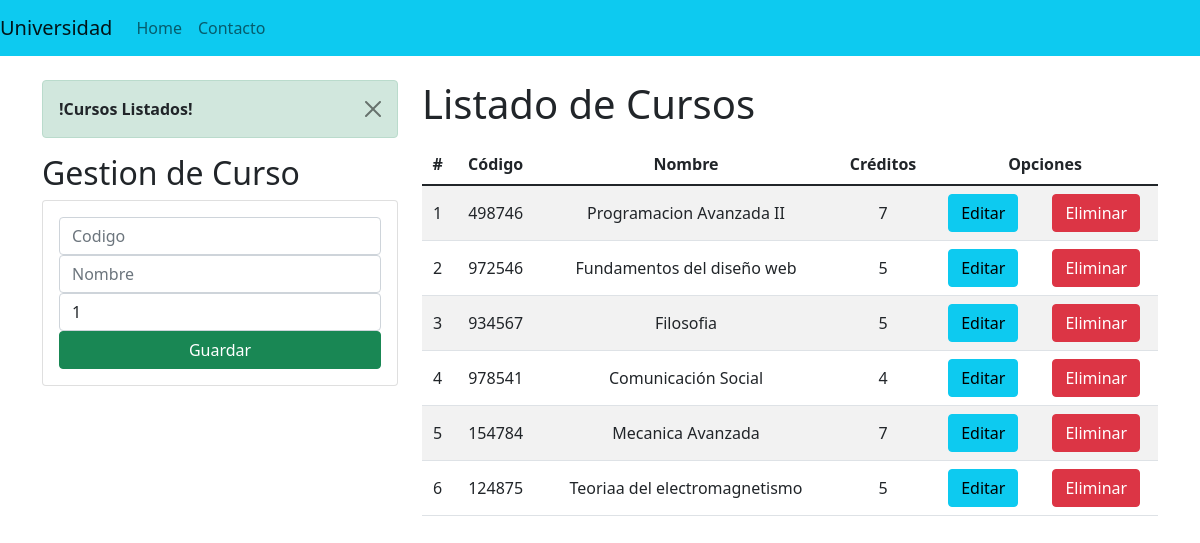
The page / on the database its author committed.
### Aplicaciones/Academico/models.py (models this page shows, shortened)
class Curso(models.Model):
    codigo=models.CharField(primary_key=True,max_length=6)
    nombre=models.CharField(max_length=50)
    creditos=models.PositiveSmallIntegerField()

### Aplicaciones/Academico/views.py (the view)
# urls.py: path('',views.home),
def home(request):
    cursosListados = Curso.objects.all()
    messages.success(request,'!Cursos Listados!')
    return render(request,"gestionCursos.html",{"cursos": cursosListados})

### Aplicaciones/Academico/templates/gestionCursos.html (shortened to what this page needs)
{% extends "./base.html" %}
{% block body %}
<div class="row">
    <div class="col-sm-12 col-md-6 col-lg-4 col-xl-4">
        {% if messages %}
        {% for message in messages %}
        <div class="alert alert-success alert-dismissible" role="alert" >
            <button type="button" class="btn-close" data-bs-dismiss="alert" aria-label="Close"></button>
            <strong class="text-dark">{{ message }} </strong>
        </div>
        {% endfor %}
        {% endif %}
       <h2>Gestion de Curso</h2>
       <div class="card">
        <div class="card-body">
            <form action="/registrarCurso/" method="POST">{% csrf_token %}
                <div class="form-group">
                    <input type="text" id="txtCodigo" name="txtCodigo" class="form-control"placeholder="Codigo"
                    minlength="6" maxlength="6" required>
                </div>
                <div class="form-group">
                    <input type="text" id="txtNombre" name="txtNombre" class="form-control"placeholder="Nombre"
                    maxlength="50" required>
                </div>
                <div class="form-group">
                    <input type="text" id="numCreditos" name="numCreditos" class="form-control"
                    min="1" max="9" value="1" required>
                </div>
                <div class="form-group">
                    <button  type="submit"class="btn btn-success text-white w-100 " >Guardar</button>
                </div>
            </form>
        </div>
       </div>
    </div>
    <div class="col-sm-12 col-md-6 col-lg-8 col-xl-8">
        <h1>Listado de Cursos</h1>
      <div class="table-responsive py-2">
        <table class="table table-striped">
            <thead>
                <tr>
                 <th>#</th>
                 <th>Código</th>
                 <th>Nombre</th>
                 <th>Créditos</th>
                 <th colspan="2">Opciones</th>
                </tr>
            </thead>
            <tbody>
              {% for c in cursos %}
            <tr>
                <td>{{forloop.counter}}</td>
                <td>{{ c.codigo }}</td>
                <td>{{ c.nombre }}</td>
                <td>{{ c.creditos }}</td>
                <td><a href="edicionCurso/{{c.codigo}}" class="btn btn-info">Editar</a></td>
                <td><a href="eliminarCurso/{{c.codigo}}" class="btn btn-danger bntEliminacion">Eliminar</a></td>
            </tr>
            {% endfor %}
            </tbody>
        </table>
      </div>
    </div>
</div>
{% endblock %}

### Aplicaciones/Academico/templates/base.html (shortened to what this page needs)
<!DOCTYPE html>
<html lang="en">
<head>
    {% load static %}
    <link href="https://cdn.jsdelivr.net/npm/bootstrap@5.1.3/dist/css/bootstrap.min.css"
     rel="stylesheet">
     <link rel="stylesheet" href="{% static 'css/gestionCursos.css' %}">
</head>
<body>
  <nav class="navbar navbar-expand-lg navbar-light bg-info">
      <a class="navbar-brand" href="#">Universidad</a>
       <div class="collapse navbar-collapse" id="navbarNav">
        <ul class="navbar-nav">
           <li class="nav-item">
            <a class="nav-link" aria-current="page" href="#">Home</a>
           </li>
           <li class="nav-item">
            <a class="nav-link" href="#">Contacto</a>
           </li>
        </ul>
    </div>
  </nav>
  <div class="container py-4">
    {% block body %}
    {% endblock %}
  </div>
</body>
</html>

### Aplicaciones/Academico/static/css/gestionCursos.css (style rules this page uses)
th, td { text-align: center; vertical-align:middle; }

### rows shown on the page
Curso: codigo "498746", nombre "Programacion Avanzada II", creditos "7"
Curso: codigo "972546", nombre "Fundamentos del diseño web", creditos "5"
Curso: codigo "934567", nombre "Filosofia", creditos "5"
Curso: codigo "978541", nombre "Comunicación Social", creditos "4"
Curso: codigo "154784", nombre "Mecanica Avanzada", creditos "7"
Curso: codigo "124875", nombre "Teoriaa del electromagnetismo", creditos "5"

### other values the page prints
{{ message }} "!Cursos Listados!"
